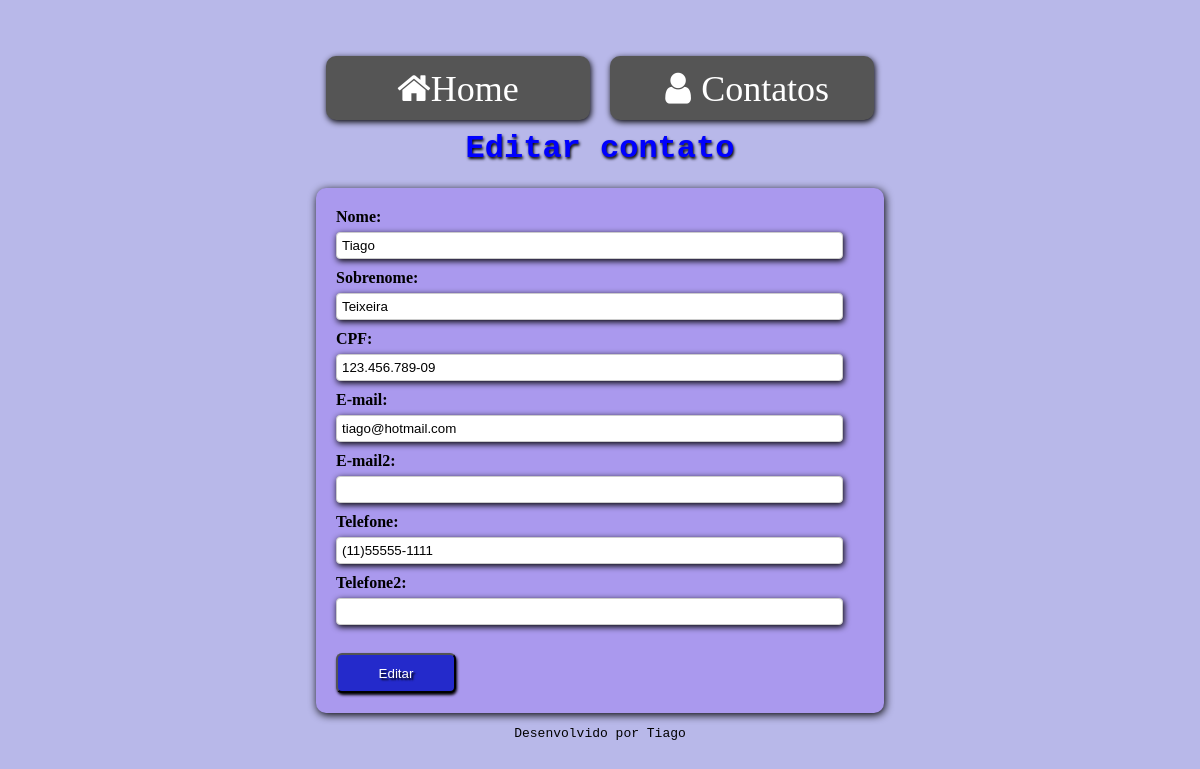
Screenshot of /index.php?pagina=inserir_usuario&editar=1 with the database file from the repository.
### tables this page shows
CREATE TABLE `usuarios` (
  `id_usuario` int NOT NULL AUTO_INCREMENT,
  `nome` varchar(255) NOT NULL,
  `sobrenome` varchar(255) NOT NULL,
  `cpf` varchar(14) DEFAULT NULL,
  `email` varchar(255) DEFAULT NULL,
  `email2` varchar(255) DEFAULT NULL,
  `telefone` varchar(14) DEFAULT NULL,
  `telefone2` varchar(14) DEFAULT NULL,
  PRIMARY KEY (`id_usuario`)
);

### db.php (called while the page is built)
<?php
$dados = file_get_contents('./config.json');
$dadosArray = json_decode($dados, true);
$server = $dadosArray["server"];
$user = $dadosArray["user"];
$password = $dadosArray["password"];
$db = $dadosArray["database"];
$conexao = mysqli_connect($server, $user, $password, $db);
$query = 'SELECT * FROM usuarios';
$consulta_usuarios = mysqli_query($conexao, $query);

### views/inserir_usuario.php (the view, shortened to what this page needs)
<?php
if (!isset($_GET['editar'])) {
?>
    <h1 class="home">Inserir contato</h1>
    <div class="formContainer">
        <form action="./processa_usuario.php" method="post" autocomplete="off">
            <label for="nome">Nome:* </label>
            <br>
            <input type="text" maxlength="255" name="nome" class="nome" id="" placeholder="Digite o nome">
            <br>
            <label for="sobrenome">Sobrenome:* </label><br>
            <input type="text" maxlength="255" name="sobrenome" class="sobrenome" id="" placeholder="Digite o sobrenome">
            <br>
            <label for="cpf">CPF:* </label>
            <br>
            <input type="text" maxlength="14" name="cpf" class="cpf" placeholder="Digite o CPF">
            <br>
            <label for="email">E-mail:* </label>
            <br>
            <input type="text" maxlength="255" name="email" class="email" id="" placeholder="usuario@email.com"> <i class="fa fa-plus fecha email" aria-hidden="true" title="Adicionar outro e-mail"></i><br>
            <div class="divEmail2">
                <label for="email2">E-mail2: </label>
                <br>
                <input type="text" maxlength="255" name="email2" class="email2" id="" placeholder="usuario@email.com">
            </div>
            <label for="telefone">Telefone:* </label>
            <br>
            <input type="text" maxlength="14" name="telefone" class="telefone" id="" placeholder="Digite o telefone"> <i class="fa fa-plus fecha telefone" aria-hidden="true" title="Adicionar outro telefone"></i> <br>
            <div class="divTelefone2">
                <label for="telefone2">Telefone2: </label><br>
                <input type="text" maxlength="14" name="telefone2" class="telefone2" id="" placeholder="Digite o telefone">
            </div>
            <div class="errosForm">Favor, corrigir campos incorretos em vermelho</div><br>
            <input type="submit" class="enviar">
        </form>
    </div>
    <?php
} else {
    while ($linha = mysqli_fetch_array($consulta_usuarios)) {
        if ($linha['id_usuario'] == $_GET['editar']) { ?>
            <h1 class="home">Editar contato</h1>
            <div class="formContainer">
                <form action="./edita_usuario.php" method="post" autocomplete="off">
                    <label for="nome">Nome: </label>
                    <br>
                    <input type="text" maxlength="255" name="nome" class="nome" value="<?php echo $linha['nome'] ?>" id=""><br>
                    <label for="sobrenome">Sobrenome: </label>
                    <br>
                    <input type="text" maxlength="255" name="sobrenome" class="sobrenome" value="<?php echo $linha['sobrenome'] ?>" id=""><br>
                    <label for="cpf">CPF: </label>
                    <br>
                    <input type="text" maxlength=" 14" name="cpf" class="cpf" value="<?php echo $linha['cpf'] ?>" id=""><br>
                    <label for="email">E-mail: </label>
                    <br>
                    <input type="text" maxlength="255" name="email" class="email" value="<?php echo $linha['email'] ?>" id=""><br>
                    <label for="email2">E-mail2: </label>
                    <br>
                    <input type="text" maxlength="255" name="email2" class="email2" value="<?php echo $linha['email2'] ?>" id="">
                    <br>
                    <label for="telefone">Telefone: </label>
                    <br>
                    <input type="text" maxlength="14" name="telefone" class="telefone" value="<?php echo $linha['telefone'] ?>" id=""><br>
                    <label for="telefone2">Telefone2: </label><br>
                    <input type="text" maxlength="14" name="telefone2" class="telefone2" value="<?php echo $linha['telefone2'] ?>" id=""><br>
                    <div class="errosForm">Favor, corrigir campos incorretos em vermelho</div><br>
                    <input type="submit" value="Editar" class="enviar">
                </form>
            </div>
<?php }
    }
}
?>

### style/style.css (style rules this page uses)
html, body { margin: 0; padding: 0; }
body { height: 100vh; background-color: #b8b8e9; }
.inserirNovo, form input[type=submit] { border-radius: 6px; background: #242acb; box-shadow: #000000 1px 2px 3px; padding: 5px; color: #fff; text-shadow: 2px 2px 2px black; text-decoration: none; }
.formContainer { background-color: #aa99ee; padding: 20px; border-radius: 10px; box-shadow: 1px 2px 8px #000000; }
input { display: inline-block; }
form input[type=submit] { width: 10vw; height: 5vh; }
form input[type=text] { width: 96%; padding: 5px; border: 1px solid #ccc; border-radius: 4px; box-sizing: border-box; margin-top: 6px; margin-bottom: 10px; box-shadow: #000000 1px 2px 6px; }
label { font-weight: bolder; }
.home, footer { text-align: center; }
.home { font-family: 'Courier New', Courier, monospace; color: blue; text-shadow: #000000 1px 2px 3px; clear: both; }

### rows the page displays
usuarios: nome "Tiago", sobrenome "Teixeira", cpf "123.456.789-09", email "tiago@hotmail.com", telefone "(11)55555-1111"
